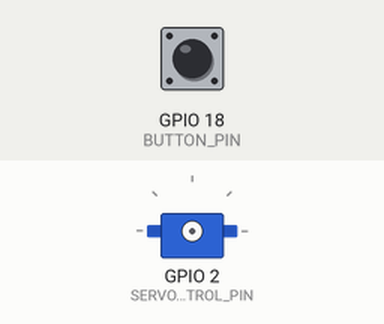
Simulated run of this sketch. Board: ESP32. On the bench: servo. The test bench sets the inputs (shaded band); at power-on: GPIO 18 (BUTTON_PIN) HIGH. Servo pulses on a pin are drawn as a servo (544–2400 µs = 0–180°).

Above: at 1.2 s.
1.3 s: GPIO 18 (BUTTON_PIN) pulled LOW for 0.15 s
At 1.63 s:
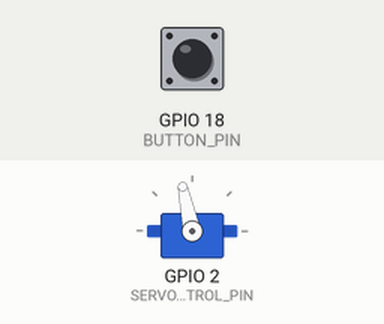
3.3 s: GPIO 18 (BUTTON_PIN) pulled LOW for 1 s
At 3.53 s:
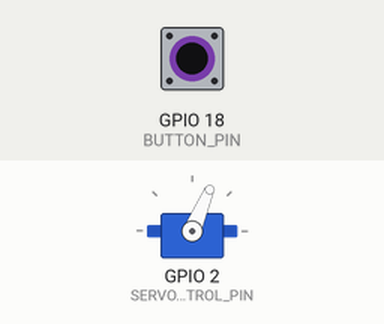
5.8 s: GPIO 18 (BUTTON_PIN) pulled LOW for 0.15 s
At 6.23 s:
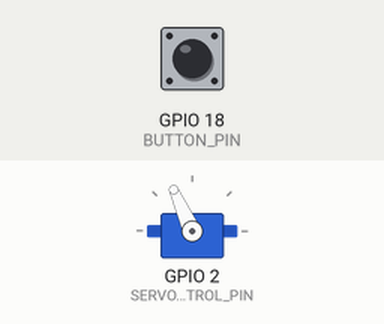
Timing chart, 0 to 8.8 s (numbered marks = the images above; inputs shaded):
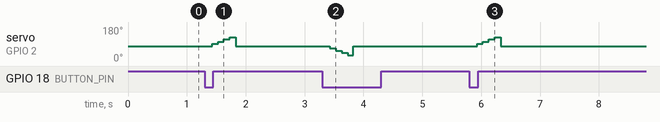

Measured:
- after the input at 1.3 s, servo on GPIO 2 (SERVO_CONTROL_PIN): 79° → 91° after 0.13 s, → 102° 0.10 s later, → 114° 0.10 s later, → 126° 0.10 s later, … (5 changes in this stretch)
- after the input at 3.3 s, servo on GPIO 2 (SERVO_CONTROL_PIN): 79° → 67° after 0.13 s, → 55° 0.10 s later, → 43° 0.10 s later, → 31° 0.10 s later, … (5 changes in this stretch)
- after the input at 5.8 s, servo on GPIO 2 (SERVO_CONTROL_PIN): 79° → 91° after 0.13 s, → 102° 0.10 s later, → 114° 0.10 s later, → 126° 0.10 s later, … (5 changes in this stretch)

The sketch:

Final_Switch_Code.ino
```cpp
#define BUTTON_PIN 18  //D18 is the button pin
#define COUNT_LOW 0
#define COUNT_HIGH 8888
#define COUNT_MID 4444
#define SERVO_CONTROL_PIN 2  //D2 is the servo control

#define TIMER_WIDTH 16
#include "esp32-hal-ledc.h"


struct Button {
  const uint8_t PIN;
  uint32_t numberKeyPresses;
  bool pressed;
};


Button button1 = {BUTTON_PIN, 0, false};
bool switch_position = 0; //0 means switch is down, 1 means switch is up

void IRAM_ATTR isr() {
  button1.pressed = true;
  delay(30);
}

void setup() {
  Serial.begin(115200);
  pinMode(button1.PIN, INPUT_PULLUP);
  attachInterrupt(button1.PIN, isr, FALLING);

  ledcSetup(1, 50, TIMER_WIDTH); // channel 1, 50 Hz, 16-bit width
  ledcAttachPin(SERVO_CONTROL_PIN, 1);   // GPIO 22 assigned to channel 1
}


void turn_on(){
  for (int i=COUNT_MID ; i < COUNT_HIGH - 2700 ; i=i+400){
      ledcWrite(1, i);       // sweep servo 1
      delay(100);
   }
   ledcWrite(1, COUNT_MID);
   switch_position = 1;
}

void turn_off(){
 for (int i=COUNT_MID ; i > COUNT_LOW + 2700 ; i=i-400){
      ledcWrite(1, i);       // sweep servo 1
      delay(100);
   }
   ledcWrite(1, COUNT_MID);
   switch_position = 0;
}


void loop() {
  if (button1.pressed) {
      if(0 == switch_position){
        //Serial.printf("Turning switch on");
        turn_on();
        switch_position = 1;
        button1.pressed = false;
        //Here, you would need to send a signal to the pi that the switch is now on
      }
      else {
        //Serial.printf("Turning switch off");
        turn_off();
        switch_position = 0;
        button1.pressed = false;
        //here, send a signal that the switch is now off
      }
  }
}
```
